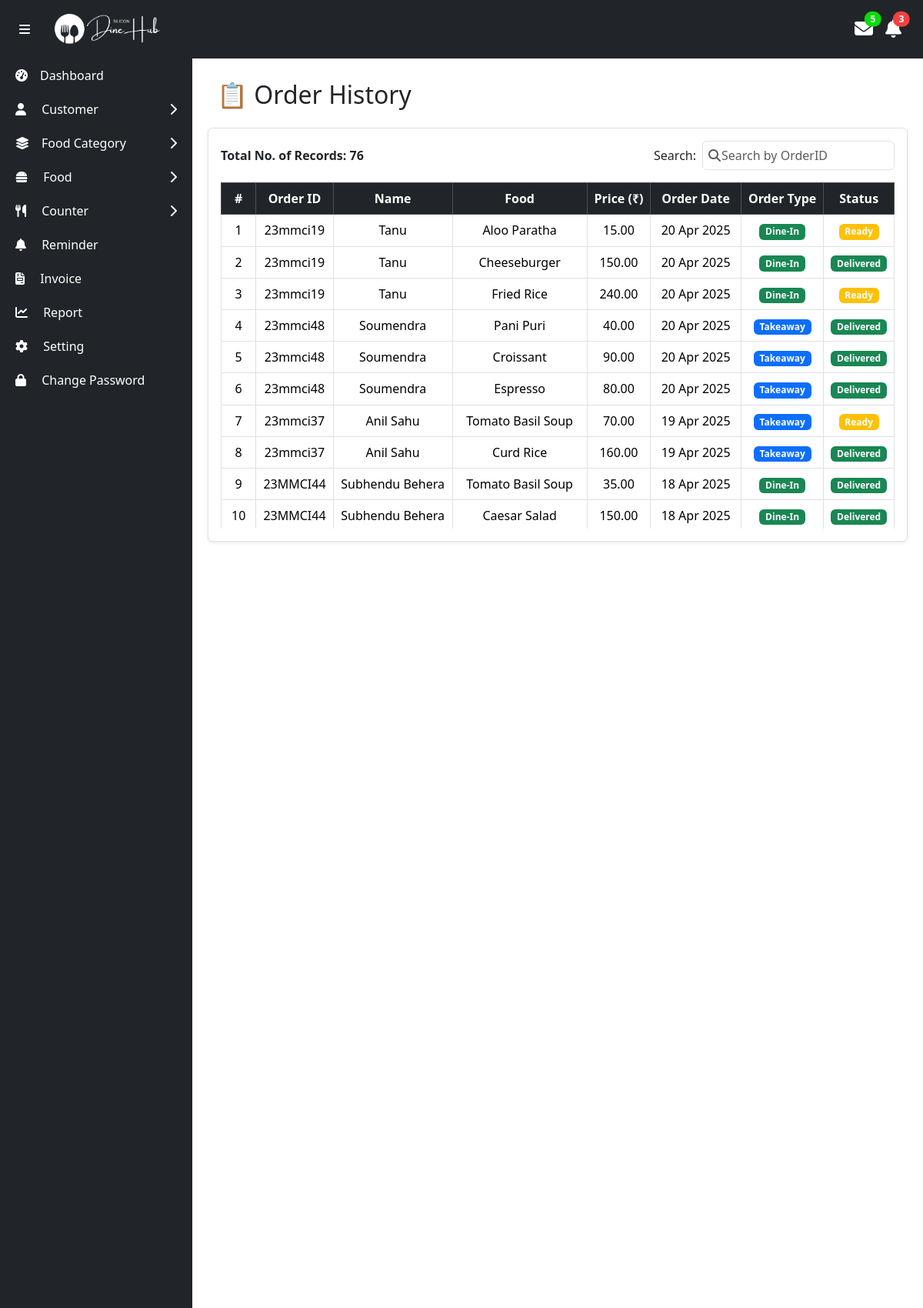
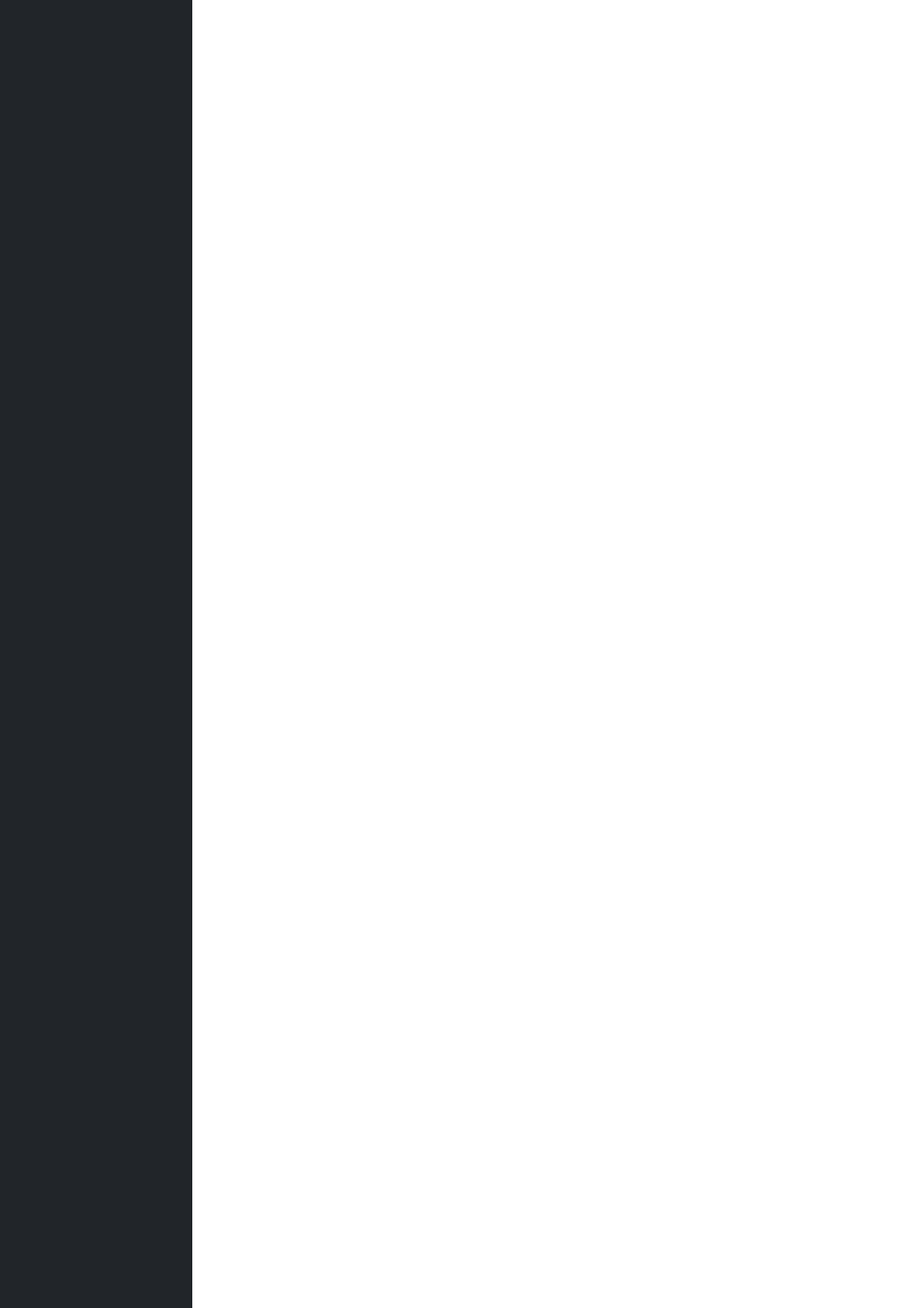
Page /admin/orderHistory.php (signed in, upper part) on the committed database (2 pictures, top to bottom).
### tables this page shows
CREATE TABLE `order_table` (
  `id` int(11) NOT NULL,
  `orderID` varchar(11) NOT NULL,
  `studentID` int(11) DEFAULT NULL,
  `foodID` int(11) DEFAULT NULL,
  `quantity` varchar(255) NOT NULL,
  `orderType` varchar(255) NOT NULL,
  `price` varchar(255) NOT NULL,
  `createdAt` date NOT NULL,
  `updatedAt` date NOT NULL,
  `status` varchar(15) NOT NULL
);

CREATE TABLE `student` (
  `studentID` int(11) NOT NULL,
  `sic` varchar(255) NOT NULL,
  `seID` int(11) DEFAULT NULL,
  `name` varchar(255) NOT NULL,
  `dob` date NOT NULL,
  `password` varchar(128) NOT NULL,
  `isActive` varchar(5) NOT NULL
);

CREATE TABLE `food` (
  `foodID` int(11) NOT NULL,
  `foodCategoryID` int(11) DEFAULT NULL,
  `name` varchar(255) NOT NULL,
  `image` varchar(255) NOT NULL,
  `description` varchar(255) NOT NULL,
  `price` double(10,2) NOT NULL,
  `type` varchar(255) NOT NULL,
  `isAvailable` varchar(5) NOT NULL
);

### dbFunctions/orderHistorydb.php (called while the page is built, shortened)
<?php
function totalOrder() {
    $conn = null;
    $stmt = null;
    try {
        $conn = dbConnection();
        $stmt = $conn->prepare("SELECT COUNT(*) AS totalOrder FROM order_table WHERE status = 'delivered' OR status = 'cancel'");
        $stmt->execute();
        $result = $stmt->get_result();
        if ($result && $result->num_rows > 0) {
            $row = $result->fetch_assoc();
            return $row['totalOrder'];
        } else {
            return 0;
        }
    } catch (Exception $e) {
        error_log("Error in totalOrder: " . $e->getMessage());
        return 0;
    } finally {
        if (isset($stmt)) {
            $stmt->close();
        }
        if (isset($conn)) {
            $conn->close();
        }
    }
}
function getAllOrders() {
    $conn = null;
    $stmt = null;
    try {
        $conn = dbConnection();
        $stmt = $conn->prepare("SELECT * FROM order_table WHERE status NOT IN ('pending') ORDER BY id DESC");
        $stmt->execute();
        $res = $stmt->get_result();
        if($res->num_rows>0){
            return $res;
        }else{
            return "error";
        }
    } catch (Exception $e) {
        error_log($e->getMessage());
        return "error: " . $e->getMessage();
    } finally{
        $stmt->close();
        $conn->close();
    }
}
?>

### dbFunctions/studentdb.php (called while the page is built, shortened)
<?php
function getStudentNameByStudentID($studentID){
    try{
        $studentID = trim($studentID);
        $conn = dbConnection();
        $stmt = $conn->prepare("SELECT name FROM student WHERE studentID = ?");
        $stmt->bind_param("s",$studentID);
        $stmt->execute();
        $result = $stmt->get_result();
        if ($result->num_rows > 0) {
            $row = $result->fetch_assoc();
            return $row['name'];
        }else{
            return "error";
        }
    } catch (Exception $e) {
        return $e->getMessage();
    }
}
?>

### dbFunctions/fooddb.php (called while the page is built, shortened)
<?php
function getFoodNameByFoodId($foodID){
    try{
        $foodID = trim($foodID);
        $conn = dbConnection();
        $stmt = $conn->prepare("SELECT name FROM food WHERE foodID = ?");
        $stmt->bind_param("s",$foodID);
        $stmt->execute();
        $result = $stmt->get_result();
        if ($result->num_rows > 0) {
            $row = $result->fetch_assoc();
            return $row['name'];
        }else{
            return "error";
        }
    } catch (Exception $e) {
        return $e->getMessage();
    }
}
?>

### admin/orderHistory.php (the view, shortened to what this page needs)
<?php
include_once "adminNavbar.php";
require_once "../dbFunctions/studentdb.php";
require_once "../dbFunctions/fooddb.php";
require_once "../dbFunctions/orderHistorydb.php";
?>
<section class="content w-100">
    <div class="container-fluid mt-4">
        <div class="row">
            <div class="col-12 mb-3 d-flex justify-content-between align-items-center">
                <h2 class="">📋 Order History</h2>
            </div>
            <div class="col-12 bg-white border shadow-sm rounded p-3">
                <div class="row align-items-center mb-3">
                    <div class="col-md-6 fw-semibold">
                        Total No. of Records: <?= totalOrder(); ?>
                    </div>
                    <div class="col-md-6 d-flex justify-content-md-end align-items-center">
                        <label for="searchInput" class="me-2 fw-medium mb-0">Search:</label>
                        <div class="position-relative" style="width: 250px;">
                            <i class="fas fa-search position-absolute top-50 start-0 translate-middle-y ms-2 text-muted"></i>
                            <input type="text"
                                   id="searchInput"
                                   class="form-control ps-4"
                                   placeholder="Search by OrderID">
                        </div>
                    </div>
                </div>
                <div class="table-responsive" style="max-height: 450px; overflow-y: auto;">
                    <table class="table table-bordered table-hover text-center align-middle" id="myTable">
                        <thead class="table-dark text-white sticky-top">
                            <tr>
                                <th>#</th>
                                <th>Order ID</th>
                                <th>Name</th>
                                <th>Food</th>
                                <th>Price (₹)</th>
                                <th>Order Date</th>
                                <th>Order Type</th>
                                <th>Status</th>
                            </tr>
                        </thead>
                        <tbody id="tableBody">
                        <?php
                            $result = getAllOrders();
                            $sl = 1;
                            if (is_object($result)) {
                                while($order = $result->fetch_assoc()){
                            ?>
                                <tr>
                                    <td><?= $sl++ ?></td>
                                    <td><?= $order['orderID']?></td>
                                    <td><?= getStudentNameByStudentID($order['studentID'])?></td>
                                    <td><?= getFoodNameByFoodId($order['foodID'])?></td>
                                    <td><?= number_format($order['price'], 2)?></td>
                                    <td><?= date('d M Y', strtotime($order['createdAt'])) ?></td>
                                    <td>
                                        <span class="badge bg-<?= strtolower($order['orderType']) === 'dine-in' ? 'success' : 'primary' ?>">
                                            <?= $order['orderType'] ?>
                                        </span>
                                    </td>
                                    <td>
                                        <?php
                                            $status = strtolower($order['status']);
                                            $badgeClass = '';
                                            if ($status === 'delivered') {
                                                $badgeClass = 'success';
                                            } elseif ($status === 'cancel') {
                                                $badgeClass = 'danger';
                                            } elseif ($status === 'ready') {
                                                $badgeClass = 'warning';
                                            } else {
                                                $badgeClass = 'secondary';
                                            }
                                        ?>
                                        <span class="badge bg-<?= $badgeClass ?>">
                                            <?= ucfirst($order['status']) ?>
                                        </span>
                                    </td>
                                </tr>
                            <?php
                                }
                            } else {
                                echo "<tr><td colspan='9' class='text-center text-danger'>No orders found or error occurred.</td></tr>";
                            }
                            ?>
                        </tbody>
                    </table>
                </div>
            </div>
        </div>
    </div>
</section>
<?php include_once "adminFooter.php"; ?>

### assets/css/AdminCss/style.css (style rules this page uses)
* { padding: 0; margin: 0; box-sizing: border-box; }
body { display: flex; height: 100vh; overflow: hidden; }
.content { margin-left: 250px; margin-top: 60px; padding: 20px; transition: margin-left 0.3s; }

### rows in the picture
order_table: orderID "23mmci19", studentID.name "Tanu", foodID.name "Aloo Paratha", price "15.00", createdAt "20 Apr 2025", orderType "Dine-In", status "Ready"
order_table: orderID "23mmci19", studentID.name "Tanu", foodID.name "Cheeseburger", price "150.00", createdAt "20 Apr 2025", orderType "Dine-In", status "Delivered"
order_table: orderID "23mmci19", studentID.name "Tanu", foodID.name "Fried Rice", price "240.00", createdAt "20 Apr 2025", orderType "Dine-In", status "Ready"
order_table: orderID "23mmci48", studentID.name "Soumendra", foodID.name "Pani Puri", price "40.00", createdAt "20 Apr 2025", orderType "Takeaway", status "Delivered"
order_table: orderID "23mmci48", studentID.name "Soumendra", foodID.name "Croissant", price "90.00", createdAt "20 Apr 2025", orderType "Takeaway", status "Delivered"
order_table: orderID "23mmci48", studentID.name "Soumendra", foodID.name "Espresso", price "80.00", createdAt "20 Apr 2025", orderType "Takeaway", status "Delivered"
order_table: orderID "23mmci37", studentID.name "Anil Sahu", foodID.name "Tomato Basil Soup", price "70.00", createdAt "19 Apr 2025", orderType "Takeaway", status "Ready"
order_table: orderID "23mmci37", studentID.name "Anil Sahu", foodID.name "Curd Rice", price "160.00", createdAt "19 Apr 2025", orderType "Takeaway", status "Delivered"
order_table: orderID "23MMCI44", studentID.name "Subhendu Behera", foodID.name "Tomato Basil Soup", price "35.00", createdAt "18 Apr 2025", orderType "Dine-In", status "Delivered"
order_table: orderID "23MMCI44", studentID.name "Subhendu Behera", foodID.name "Caesar Salad", price "150.00", createdAt "18 Apr 2025", orderType "Dine-In", status "Delivered"

### other values in the picture
totalOrder() "76"
